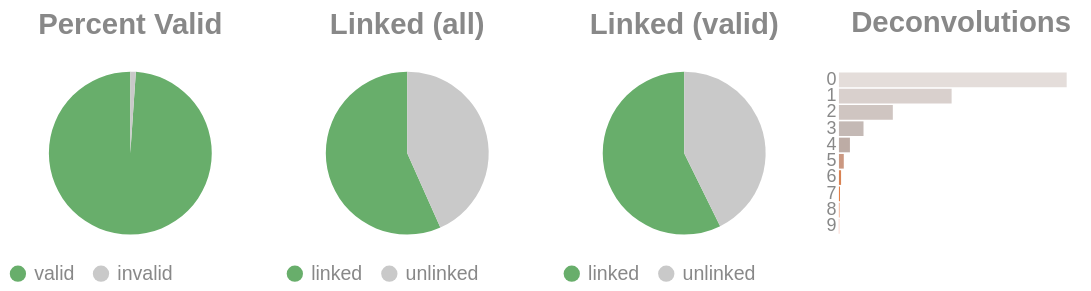

Notebook cell for this chart:
### Code cell
if SKIPLR:
    pass
else:
    clash = Counter()
    for i in valids['molecule'].to_list():
        _mol = i.split("-")
        if len(_mol) == 1:
            clash.update('0')
        else:
            clash.update(_mol[-1])

    _d = {"deconvolutions": [], 'count': []}
    for k,v in clash.items():
        _d['deconvolutions'].append(k)
        _d['count'].append(v)

    tot_valid = valids['reads'].sum()
    mask = valids['reads'] >= 2
    n_linked_reads = valids.filter(mask)['reads'].sum()
    if n_linked_reads == 0:
        print_html("No linked molecules (>=2 reads) were detected; skipping linked-only distributions.")
        SKIPLR = True
    else:
        perc_valid = round(tot_valid / n_reads, 4)
        linked_perc_abs = round(n_linked_reads / n_reads, 4)
        linked_perc = round(n_linked_reads / tot_valid, 4)

    _valid = pl.DataFrame({"valids": ['valid', 'invalid'], "count": [tot_valid, n_reads - tot_valid]})
    _linked_abs = pl.DataFrame({"linked (absolute)": ['linked', 'unlinked'], "count": [n_linked_reads, n_reads - n_linked_reads]})
    _linked_rel = pl.DataFrame({"linked (valids)": ['linked', 'unlinked'], "count": [n_linked_reads, tot_valid - n_linked_reads]})

    (
        alt.hconcat(
            piechart(_valid, goodval = 'valid', title = "Percent Valid"),
            piechart(_linked_abs, goodval = "linked", title =  "Linked (all)"),
            piechart(_linked_rel, goodval = "linked", title =  "Linked (valid)"),
            convolutionbar(pl.DataFrame(_d), title = "Deconvolutions"),
            center = True,
            bounds = 'flush'
        )
        .resolve_scale(color='independent')
        .resolve_legend('independent')
        .properties(usermeta={'embedOptions': {"actions": False}})
    ).display()

### Figure 1 — Vega-Lite specification as saved in the notebook (floating-point values rounded to 4 significant figures)
{"width": "container", "height": 400, "config": {"title": {"anchor": "start", "dy": -15, "fontSize": 18, "color": "#888888", "subtitleColor": "#888888", "subtitleFontSize": 14}, "arc": {"fill": "#0072B2"}, "axis": {"domainColor": "#888888", "domainWidth": 0.5, "gridWidth": 0.2, "grid": false, "titleFontWeight": 400, "titleFontSize": 15, "labelFontSize": 11, "labelColor": "#888888", "tickColor": "#888888", "tickWidth": 0.2, "titleColor": "#888888"}, "axisBand": {"grid": false}, "axisX": {"grid": true, "tickSize": 10, "domainCap": "round"}, "axisY": {"domain": false, "grid": true, "tickSize": 0, "domainCap": "round"}, "background": "transparent", "header": {"labelFontSize": 15, "labelColor": "#888888", "titleFontSize": 15, "titleFontWeight": 600, "titleColor": "#888888"}, "legend": {"labelFont": "sans-serif", "labelFontSize": 12, "labelColor": "#888888", "symbolSize": 100, "symbolType": "circle", "titleFontSize": 12, "titlePadding": 10, "titleColor": "#888888", "title": null}, "range": {"category": ["#E69F00", "#56B4E9", "#009E73", "#F0E442", "#0072B2", "#D55E00", "#CC79A7", "#000000"], "diverging": ["#cfe8f3", "#a2d4ec", "#73bfe2", "#46abdb", "#1696d2", "#12719e"]}, "area": {"fill": "#0072B2", "fillOpacity": 0.7, "line": true, "strokeOpacity": 0.7}, "line": {"color": "#0072B2", "stroke": "#0072B2", "strokeWidth": 2}, "trail": {"color": "#0072B2", "stroke": "#0072B2", "strokeWidth": 0, "size": 1}, "point": {"filled": true, "fillOpacity": 1.0, "size": 95}, "text": {"color": "#888888", "fontSize": 11, "align": "right", "fontWeight": 400, "size": 11}, "bar": {"fill": "#0072B2", "stroke": null}, "view": {"stroke": null, "continuousWidth": 660, "continuousHeight": 400}}, "hconcat": [{"data": {"name": "data-d48b30c4763da17a7b73095c94dea37e"}, "mark": {"type": "arc"}, "encoding": {"color": {"field": "valids", "legend": {"orient": "bottom", "title": null}, "scale": {"domain": ["valid", "invalid"], "range": ["#68ae6b", "#C9C9C9"]}, "title": "Valids", "type": "nominal"}, "theta": {"field": "count", "type": "quantitative"}, "tooltip": [{"field": "valids", "title": "Valids", "type": "ordinal"}, {"field": "percent", "format": ".2%", "title": "Percent", "type": "quantitative"}, {"field": "count", "title": "Count", "type": "quantitative"}]}, "height": 100, "title": {"text": "Percent Valid", "align": "center", "anchor": "middle"}, "transform": [{"calculate": "datum.count / 4028792", "as": "percent"}], "width": 150}, {"data": {"name": "data-e4ff9b48dddef7cc48c80607cc149781"}, "mark": {"type": "arc"}, "encoding": {"color": {"field": "linked (absolute)", "legend": {"orient": "bottom", "title": null}, "scale": {"domain": ["linked", "unlinked"], "range": ["#68ae6b", "#C9C9C9"]}, "title": "Linked (Absolute)", "type": "nominal"}, "theta": {"field": "count", "type": "quantitative"}, "tooltip": [{"field": "linked (absolute)", "title": "Linked (Absolute)", "type": "ordinal"}, {"field": "percent", "format": ".2%", "title": "Percent", "type": "quantitative"}, {"field": "count", "title": "Count", "type": "quantitative"}]}, "height": 100, "title": {"text": "Linked (all)", "align": "center", "anchor": "middle"}, "transform": [{"calculate": "datum.count / 4028792", "as": "percent"}], "width": 150}, {"data": {"name": "data-e51c8a3f0dd1fad0dd7165275afd3adb"}, "mark": {"type": "arc"}, "encoding": {"color": {"field": "linked (valids)", "legend": {"orient": "bottom", "title": null}, "scale": {"domain": ["linked", "unlinked"], "range": ["#68ae6b", "#C9C9C9"]}, "title": "Linked (Valids)", "type": "nominal"}, "theta": {"field": "count", "type": "quantitative"}, "tooltip": [{"field": "linked (valids)", "title": "Linked (Valids)", "type": "ordinal"}, {"field": "percent", "format": ".2%", "title": "Percent", "type": "quantitative"}, {"field": "count", "title": "Count", "type": "quantitative"}]}, "height": 100, "title": {"text": "Linked (valid)", "align": "center", "anchor": "middle"}, "transform": [{"calculate": "datum.count / 3985137", "as": "percent"}], "width": 150}, {"data": {"name": "data-2e7d659bb5c7c0e4786322b1e14dbdfe"}, "mark": {"type": "bar"}, "encoding": {"color": {"field": "deconvolutions", "legend": null, "scale": {"scheme": "lightgreyred"}, "type": "nominal"}, "tooltip": [{"field": "deconvolutions", "title": "Deconvolutions", "type": "ordinal"}, {"field": "percent", "format": ".2%", "title": "Percent", "type": "quantitative"}, {"field": "count", "title": "Count", "type": "quantitative"}], "x": {"axis": null, "field": "count", "type": "quantitative"}, "y": {"field": "deconvolutions", "sort": "ascending", "title": null, "type": "nominal"}}, "height": 100, "title": {"text": "Deconvolutions", "align": "center", "anchor": "middle"}, "transform": [{"calculate": "datum.count / 2511779", "as": "percent"}], "width": 150}], "bounds": "flush", "center": true, "resolve": {"legend": {"angle": "independent"}, "scale": {"color": "independent"}}, "usermeta": {"embedOptions": {"actions": false}}, "$schema": "https://vega.github.io/schema/vega-lite/v6.4.1.json", "datasets": {"data-d48b30c4763da17a7b73095c94dea37e": [{"valids": "valid", "count": 3985137}, {"valids": "invalid", "count": 43655}], "data-e4ff9b48dddef7cc48c80607cc149781": [{"linked (absolute)": "linked", "count": 2282903}, {"linked (absolute)": "unlinked", "count": 1745889}], "data-e51c8a3f0dd1fad0dd7165275afd3adb": [{"linked (valids)": "linked", "count": 2282903}, {"linked (valids)": "unlinked", "count": 1702234}], "data-2e7d659bb5c7c0e4786322b1e14dbdfe": [{"deconvolutions": "0", "count": 1304871}, {"deconvolutions": "1", "count": 645646}, {"deconvolutions": "2", "count": 308723}, {"deconvolutions": "3", "count": 140784}, {"deconvolutions": "4", "count": 62967}, {"deconvolutions": "5", "count": 27802}, {"deconvolutions": "6", "count": 12275}, {"deconvolutions": "7", "count": 5335}, {"deconvolutions": "8", "count": 2347}, {"deconvolutions": "9", "count": 1029}]}}
